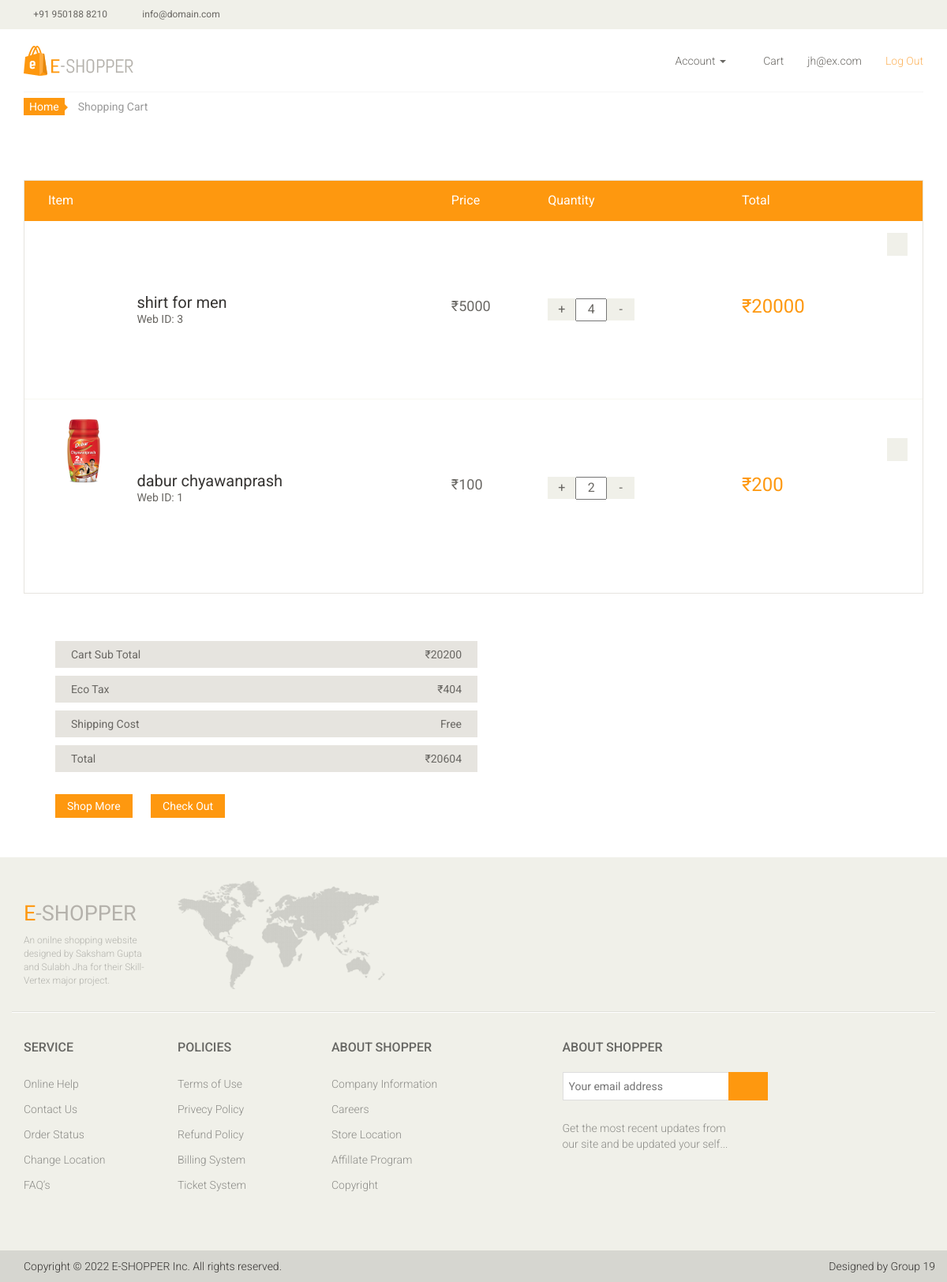
Page /cart.php (signed in) on the committed database.
### tables this page shows
CREATE TABLE `products` (
  `product_id` int(11) NOT NULL,
  `product_cate_id` int(11) NOT NULL,
  `product_brand_id` int(11) NOT NULL,
  `product_name` varchar(50) NOT NULL,
  `product_price` int(11) NOT NULL,
  `product_image` varchar(255) NOT NULL,
  `product_quantity` int(11) NOT NULL,
  `seller` int(11) NOT NULL,
  `product_detail` varchar(255) NOT NULL
);

CREATE TABLE `cart` (
  `cart_id` int(11) NOT NULL,
  `buyer_id` int(11) NOT NULL,
  `item_id` int(11) NOT NULL,
  `quantity` int(11) NOT NULL,
  `item_price` int(11) NOT NULL
);

### cart.php (the view, shortened to what this page needs)
<?php
  include 'partials/header.php';
  include 'partials/navbar.php';
    if(!isset($_SESSION['loggedin']) || $_SESSION['loggedin']!=true):
     	header("location:login.php");
     	exit;
	else:
?>
  <section id="cart_items">
		<div class="container">
			<div class="breadcrumbs">
				<ol class="breadcrumb">
				  <li><a href="index.php">Home</a></li>
				  <li class="active">Shopping Cart</li>
				</ol>
			</div>
			<div class="table-responsive cart_info">
				<table class="table table-condensed">
					<thead>
						<tr class="cart_menu">
							<td class="image">Item</td>
							<td class="description"></td>
							<td class="price">Price</td>
							<td class="quantity">Quantity</td>
							<td class="total">Total</td>
							<td></td>
						</tr>
					</thead>
					<tbody>
            <?php
                $email= $_SESSION['email'];
                $sqlid="SELECT user_id FROM `users` WHERE email= '$email'";
                $res= mysqli_query($db_con, $sqlid);
                $id= mysqli_fetch_assoc($res)['user_id'];
                $sql="SELECT * FROM `cart` WHERE buyer_id= $id";
                $result= mysqli_query($db_con, $sql);
                $total=0;
                while($row=mysqli_fetch_assoc($result)):
                  $pro= $row['item_id'];
                  $sqlpro="SELECT * FROM `products` WHERE product_id =$pro;";
                  $resultp= mysqli_query($db_con, $sqlpro);
				  $total=$total+$row['item_price'];
                  while($rowp= mysqli_fetch_assoc($resultp)):
            ?>
						<tr>
							<td class="cart_product" style="width: 100px;height: 200px;">
								<a href="product.php?id=<?=$pro?>"><img src="<?=$rowp['product_image']?>" width='100%' alt=""></a>
							</td>
							<td class="cart_description">
								<h4><a href="product.php?id=<?=$pro?>"><?=$rowp['product_name']?></a></h4>
								<p>Web ID: <?=$pro?></p>
							</td>
							<td class="cart_price">
								<p>₹<?=$rowp['product_price']?></p>
							</td>
							<td class="cart_quantity">
								<form action="inc.php" method="post">
									<div class="cart_quantity_button">
										<input class="cart_quantity_inc" name="inc" type="submit" value="+">
										<input class="cart_quantity_input" type="text" name="quantity" value="<?=$row['quantity']?>" autocomplete="off" size="2">
										<input class="cart_quantity_inc" type="submit" name="inc" value="-">
									</div>
								</form>
							</td>
							<td class="cart_total">
								<p class="cart_total_price">₹<?=$row['item_price']?></p>
							</td>
							<td class="cart_delete">
								<a class="cart_quantity_delete" href="removefcart.php?cartid=<?=$row['cart_id']?>"><i class="fa fa-times"></i></a>
							</td>
						</tr>
            <?php
                  endwhile;
                endwhile;
              endif;
            ?>
					</tbody>
				</table>
			</div>
		</div>
	</section>
	<section>
		<div class="container">
			<div class="total_area" style="margin-bottom: 50px; max-width: 575px;">
				<ul>
					<li>Cart Sub Total <span>₹<?=$total?></span></li>
					<li>Eco Tax <span>₹<?=$total/50?></span></li>
					<li>Shipping Cost <span>Free</span></li>
					<li>Total <span>₹<?=$total+$total/50?></span></li>
				</ul>
				<a class="btn btn-default update" href="index.php">Shop More</a>
				<a class="btn btn-default check_out" href="">Check Out</a>
			</div>
		</div>
	</section>
<?php include 'partials/footer.php'; ?>

### css/main.css (style rules this page uses)
body { font-family: 'Roboto', sans-serif; position: relative; font-weight:400px; }
ul li { list-style: none; }
a { -webkit-transition: 300ms; -moz-transition: 300ms; -o-transition: 300ms; transition: 300ms; }
h1, h2, h3, h4, h5, h6 { font-family: 'Roboto', sans-serif; }
.breadcrumbs { position: relative; }
.breadcrumbs .breadcrumb { background:transparent; margin-bottom: 75px; padding-left: 0; }
.breadcrumbs .breadcrumb li a { background:#FE980F; color: #FFFFFF; padding: 3px 7px; }
.breadcrumbs .breadcrumb li a:after { content:""; height:auto; width: auto; border-width: 8px; border-style: solid; border-color:transparent transparent transparent #FE980F; position: absolute; top: 11px; left:48px; }
.breadcrumbs .breadcrumb > li + li:before { content: " "; }
#cart_items .cart_info { border: 1px solid #E6E4DF; margin-bottom: 50px }
#cart_items .cart_info .cart_menu { background: #FE980F; color: #fff; font-size: 16px; font-family: 'Roboto', sans-serif; font-weight: normal; }
#cart_items .cart_info .table.table-condensed thead tr { height: 51px; }
#cart_items .cart_info .table.table-condensed tr { border-bottom: 1px solid#F7F7F0 }
#cart_items .cart_info .table.table-condensed tr:last-child { border-bottom: 0 }
.cart_info table tr td { border-top: 0 none; vertical-align: inherit; }
#cart_items .cart_info .image { padding-left: 30px; }
#cart_items .cart_info .cart_description h4 { margin-bottom: 0 }
#cart_items .cart_info .cart_description h4 a { color: #363432; font-family: 'Roboto',sans-serif; font-size: 20px; font-weight: normal; }
#cart_items .cart_info .cart_description p { color:#696763 }
#cart_items .cart_info .cart_price p { color:#696763; font-size: 18px }
#cart_items .cart_info .cart_total_price { color: #FE980F; font-size: 24px; }
.cart_product { display: block; margin: 15px -70px 10px 25px; }
.cart_quantity_input { color: #696763; float: left; font-size: 16px; text-align: center; font-family: 'Roboto',sans-serif; }
.cart_delete { display: block; margin-right: -12px; overflow: hidden; }
.cart_delete a { background:#F0F0E9; color: #FFFFFF; padding: 5px 7px; font-size: 16px }
.total_area span { float: right; }
.total_area ul li { background:#E6E4DF; color: #696763; margin-top: 10px; padding: 7px 20px; }
.update, .check_out { background: #FE980F; border-radius: 0; color: #FFFFFF; margin-top: 18px; border: none; padding: 5px 15px; }
.update { margin-left: 40px; }
.check_out { margin-left: 20px }

### cart.php (style rules this page uses)
.cart_quantity_button { display: flex; }
.cart_quantity_inc, .cart_quantity_inc { background:#F0F0E9; color: #696763; display: inline-block; font-size: 16px; height: 28px; overflow: hidden; text-align: center; width: 35px; float: left; border:none; }

### rows in the picture
cart: item "3", quantity "4", item_price "20000"
products: product_name "shirt for men", product_price "5000"
cart: item "1", quantity "2", item_price "200"
products: product_name "dabur chyawanprash", product_price "100"

### other values in the picture
$_SESSION['email'] "jh@ex.com"
$total "20200"
$total/50 "404"
$total+$total/50 "20604"
